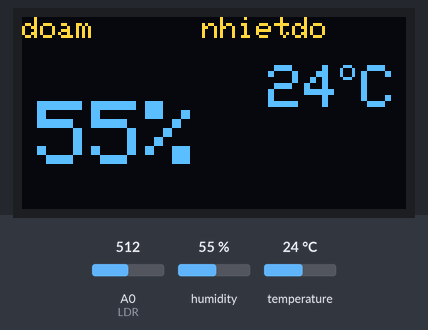
The sketch below on a simulated ESP8266 (NodeMCU). Parts: 128×64 one-colour display. The inputs (shaded band) are chosen by the test bench; at power-on: A0 (LDR) = 512, humidity 55 %, temperature 24 °C. The OLED is the two-colour kind (top 16 rows yellow); WiFi joins after 1.5 s; servers stay silent unless stated; the display library's start-up logo is not drawn; uploads are accepted with an empty reply; what the sketch prints to the serial monitor is not drawn.

Above: at 54.9 s.

The sketch:

test.ino
```cpp
#include <Adafruit_SSD1306.h>
#include <ESP8266WiFi.h>
#include <WiFiClient.h>
#include <ESP8266WebServer.h>
#include <ESP8266HTTPClient.h>
#include "DHT.h"
#define chandht D3
#define loaidht DHT11
DHT dht(chandht,loaidht);
float nhietdo;
float doam;
#define SCREEN_WIDTH 128 // OLED display width, in pixels
#define SCREEN_HEIGHT 64 // OLED display height, in pixels
Adafruit_SSD1306 display(SCREEN_WIDTH, SCREEN_HEIGHT, &Wire, -1);
/* Set these to your desired credentials. */
//const char *ssid = "Red";
//const char *password = "123456788";
//const char *host = "192.168.43.159";
const char *ssid = "Red";
const char *password = "123456788";
const char *host = "192.168.43.159";
//=======================================================================
//                    Power on setup
//=======================================================================
void setup() {
  delay(1000);
  Serial.begin(115200);
  WiFi.mode(WIFI_OFF);        //Prevents reconnection issue (taking too long to connect)
  delay(1000);
  WiFi.mode(WIFI_STA);        //This line hides the viewing of ESP as wifi hotspot
  WiFi.begin(ssid, password);     //Connect to your WiFi router
  Serial.println("");
  Serial.print("Connecting");
  // Wait for connection
  while (WiFi.status() != WL_CONNECTED) {
    delay(500);
    Serial.print(".");
  }

  //If connection successful show IP address in serial monitor
  Serial.println("");
  Serial.print("Connected to ");
  Serial.println(ssid);
  Serial.print("IP address: ");
  Serial.println(WiFi.localIP());  //IP address assigned to your ESP
  pinMode (chandht,INPUT);
  dht.begin();
  if(!display.begin(SSD1306_SWITCHCAPVCC, 0x3C)) { // Address 0x3C for 128x64
    Serial.println(F("SSD1306 allocation failed"));
    for(;;);
  }
  display.display(); //Display logo
  delay(1000);
  display.clearDisplay();
}
//=======================================================================
//                    Main Program Loop
//=======================================================================
void loop() {
  HTTPClient http;    //Declare object of class HTTPClient
  nhietdo = dht.readTemperature();
  doam = dht.readHumidity();
  Serial.println(nhietdo);
  Serial.println(doam);
  String ADCData, station, postData;
  int adcvalue=analogRead(A0);  //Read Analog value of LDR
  ADCData = String(adcvalue);   //String to interger conversion
  station = "A";
  //Post Data
  postData = "nhietdo=" + String(nhietdo) + "&doam=" + String(doam) ;
  Serial.println(postData);
  http.begin("http://192.168.43.159/demo/postdemo.php");              //Specify request destination
  http.addHeader("Content-Type", "application/x-www-form-urlencoded");    //Specify content-type header
  int httpCode = http.POST(postData);   //Send the request
  String payload = http.getString();    //Get the response payload
  Serial.println(httpCode);   //Print HTTP return code
  Serial.println(payload);    //Print request response payload
  http.end();  //Close connection
  delay(50000);  //Post Data at every 5 seconds
Serial.print("doam:");
 Serial.print(doam,0);
 Serial.print("%");
 Serial.print(" nhietdo:");
 Serial.print(nhietdo,1);
 Serial.print("C ~ ");
 display.clearDisplay();
 oledDisplayHeader();
 oledDisplay(3,5,28,doam,"%");
 oledDisplay(2,70,16,nhietdo,"C");
 display.display();
}
void oledDisplayHeader(){
 display.setTextSize(1);
 display.setTextColor(WHITE);
 display.setCursor(0, 0);
 display.print("doam");
 display.setCursor(60, 0);
 display.print("nhietdo");
}
void oledDisplay(int size, int x,int y, float value, String unit){
 int charLen=12;
 int xo=x+charLen*3.2;
 int xunit=x+charLen*3.6;
 int xval = x;
 display.setTextSize(size);
 display.setTextColor(WHITE);
 if (unit=="%"){
   display.setCursor(x, y);
   display.print(value,0);
   display.print(unit);
 } else {
   if (value>99){
    xval=x;
   } else {
    xval=x+charLen;
   }
   display.setCursor(xval, y);
   display.print(value,0);
   display.drawCircle(xo, y+2, 2, WHITE);  // print degree symbols (  )
   display.setCursor(xunit, y);
   display.print(unit);
 }
}
//=======================================================================
```
